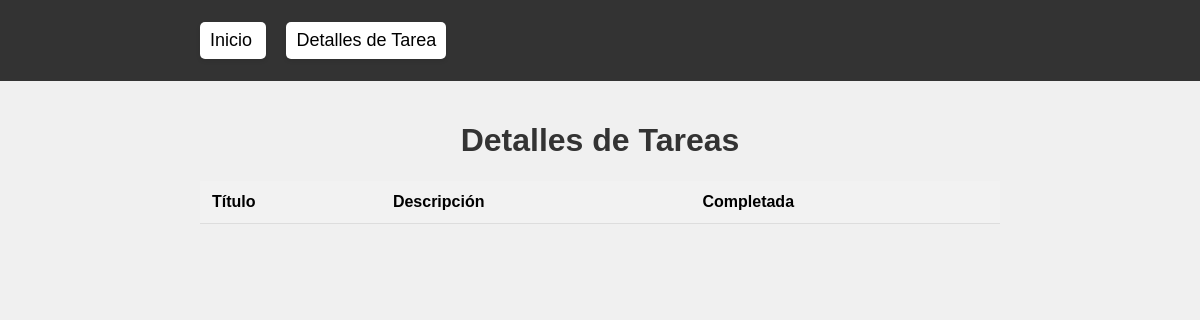
The app's page /detalles_tareas/, older data.
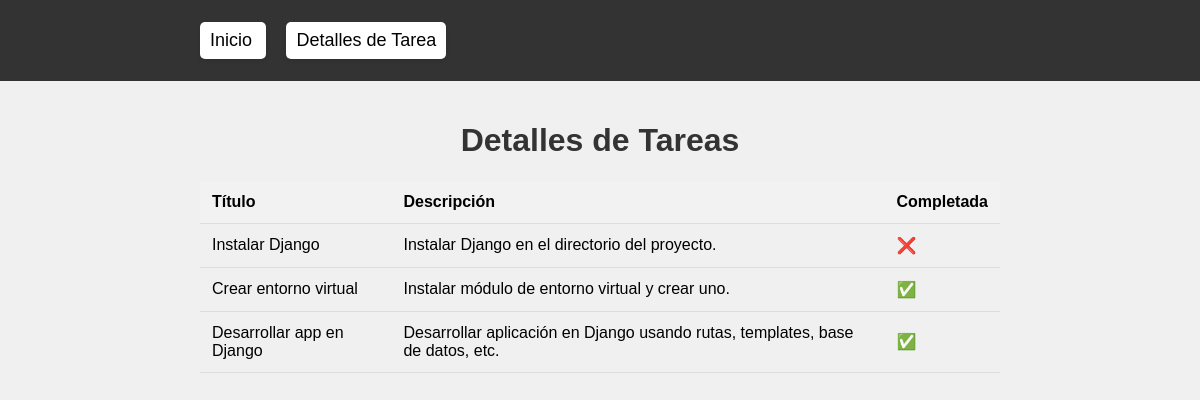
The same page, newer data.
### lista_tareas/models.py (models this page shows, shortened)
class Tarea(models.Model):
    titulo = models.CharField(max_length=200)
    descripcion = models.TextField(blank=True)
    completada = models.BooleanField(default=False)

### lista_tareas/views.py (the view)
# urls.py: path('detalles_tareas/', views.detalles_tareas),
def detalles_tareas(request):
    tareas = Tarea.objects.all()
    return render(request, 'detalles_tareas.html', {
        'tareas': tareas
    })

### lista_tareas/templates/detalles_tareas.html (shortened to what this page needs)
{% extends 'layouts/navbar.html' %}
{% load static %}
{% block content %}
<!DOCTYPE html>
<html lang="es">
<head>
    <link rel="stylesheet" type="text/css" href="{% static 'styles/main.css' %}">
</head>
<body>
    <div class="container">
        <h1>Detalles de Tareas</h1>
        <table>
            <thead>
                <tr>
                    <th>Título</th>
                    <th>Descripción</th>
                    <th>Completada</th>
                </tr>
            </thead>
            <tbody>
                {% for tarea in tareas %}
                <tr>
                    <td>{{ tarea.titulo }}</td>
                    <td>{{ tarea.descripcion }}</td>
                    <td>{% if tarea.completada == False %}
                        ❌
                        {% else %}
                        ✅
                        {% endif %}
                    </td>
                </tr>
                {% endfor %}
            </tbody>
        </table>
    </div>
</body>
</html>
{% endblock %}

### lista_tareas/templates/layouts/navbar.html
{% load static %}
<link rel="stylesheet" type="text/css" href="{% static 'styles/navbar.css' %}">
<nav class="navbar">
    <div class="container">
        <ul class="nav-links">
            <li>
                <a href="/">Inicio</a>
            </li>
            <li>
                <a href="/detalles_tareas">Detalles de Tarea</a>
            </li>
        </ul>
    </div>
</nav>
{% block content %}
{% endblock %}

### lista_tareas/static/styles/navbar.css (style rules this page uses)
.navbar { background-color: #333; color: #fff; padding: 10px 0; }
.nav-links { list-style-type: none; margin: 0; padding: 0; }
.nav-links li { display: inline; margin-right: 20px; }
.nav-links li a { color: #000000; text-decoration: none; font-size: 18px; }

### lista_tareas/static/styles/main.css (style rules this page uses)
body { font-family: Arial, sans-serif; background-color: #f0f0f0; margin: 0; padding: 0; }
.container { max-width: 800px; margin: 0 auto; padding: 20px; }
h1 { color: #333; text-align: center; }
ul { list-style-type: none; padding: 0; }
li { background-color: #fff; padding: 10px; margin-bottom: 10px; border-radius: 5px; box-shadow: 0 2px 4px rgba(0, 0, 0, 0.1); cursor: pointer; }
table { width: 100%; border-collapse: collapse; margin-top: 20px; }
th, td { padding: 12px; text-align: left; border-bottom: 1px solid #ddd; }
th { background-color: #f2f2f2; }

Row changes from the older to the newer data that the page shows:
added Tarea: titulo "Instalar Django", descripcion "Instalar Django en el directorio del proyecto."
added Tarea: titulo "Crear entorno virtual", descripcion "Instalar módulo de entorno virtual y crear uno."
added Tarea: titulo "Desarrollar app en Django", descripcion "Desarrollar aplicación en Django usando rutas, templates, base de datos, etc."
